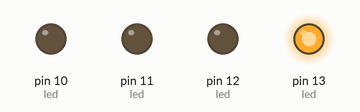
Simulated run of this sketch. Board: Arduino Uno, built with avr-gcc and run on an emulated ATmega328P. Shown: output pins drawn as LEDs (lit = HIGH).

Above: at 0.05 s.
At 1.35 s:
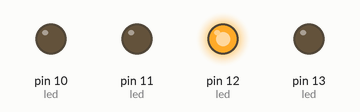
At 2.15 s:
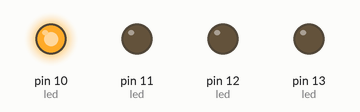
At 2.85 s:
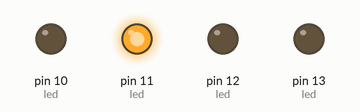
Timing chart, 0 to 3.1 s (numbered marks = the images above):
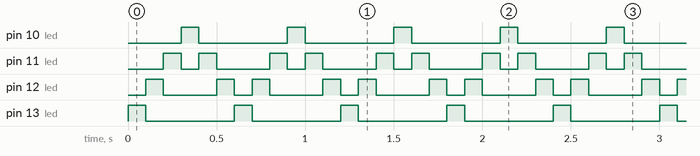

The sketch:

E3.ino
```cpp
// C++ code
//
void setup()
{
  pinMode(13, OUTPUT); //led
  pinMode(12, OUTPUT);  //led
  pinMode(11, OUTPUT); //led
  pinMode(10, OUTPUT); //led


}

void loop()
{
  digitalWrite(13, HIGH);
  digitalWrite(12, LOW);
  digitalWrite(11, LOW);
  digitalWrite(10, LOW);


  delay(100); // Wait for 500 millisecond(s)

  digitalWrite(13, LOW);
  digitalWrite(12, HIGH);
  digitalWrite(11, LOW);
  digitalWrite(10, LOW);
  delay(100); // Wait for 500 millisecond(s)

  digitalWrite(13, LOW);
  digitalWrite(12, LOW);
  digitalWrite(11, HIGH);
  digitalWrite(10, LOW);

  delay(100); // Wait for 500 millisecond(s)

  digitalWrite(13, LOW);
  digitalWrite(12, LOW);
  digitalWrite(11, LOW);
  digitalWrite(10, HIGH);

  delay(100);

      digitalWrite(13, LOW);
  digitalWrite(12, LOW);
  digitalWrite(11, HIGH);
  digitalWrite(10, LOW);

  delay(100); // Wait for 500 millisecond(s)

   digitalWrite(13, LOW);
  digitalWrite(12, HIGH);
  digitalWrite(11, LOW);
  digitalWrite(10, LOW);
  delay(100); // Wait for 500 millisecond(s)

    digitalWrite(13, HIGH);
  digitalWrite(12, LOW);
  digitalWrite(11, LOW);
  digitalWrite(10, LOW);


}
```

Measured:
- by itself, pin 10 (led), pin 13 (led): alternates HIGH for 0.10 s and LOW for 0.50 s
- by itself, pin 11 (led): repeats every 0.60 s: LOW 0.10 s, HIGH 0.10 s, LOW 0.30 s, HIGH 0.10 s
- by itself, pin 12 (led): repeats every 0.60 s: LOW 0.30 s, HIGH 0.10 s, LOW 0.10 s, HIGH 0.10 s
